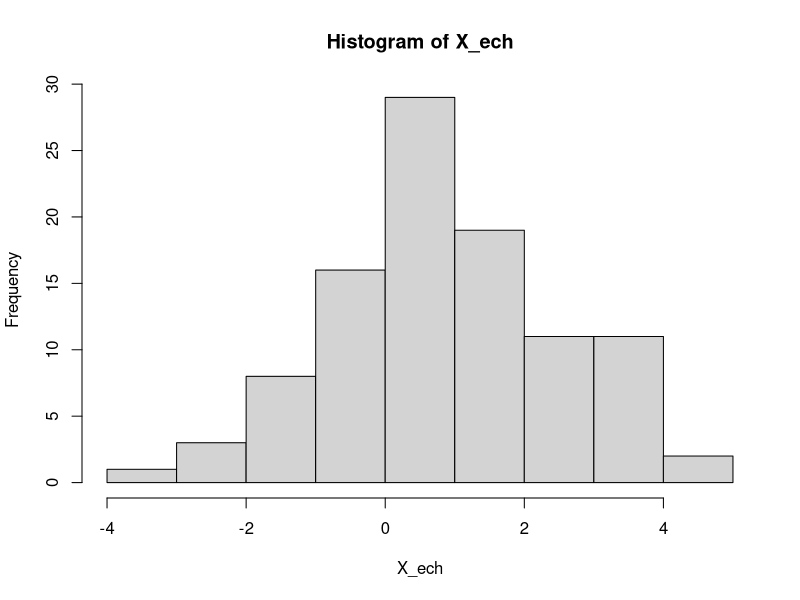
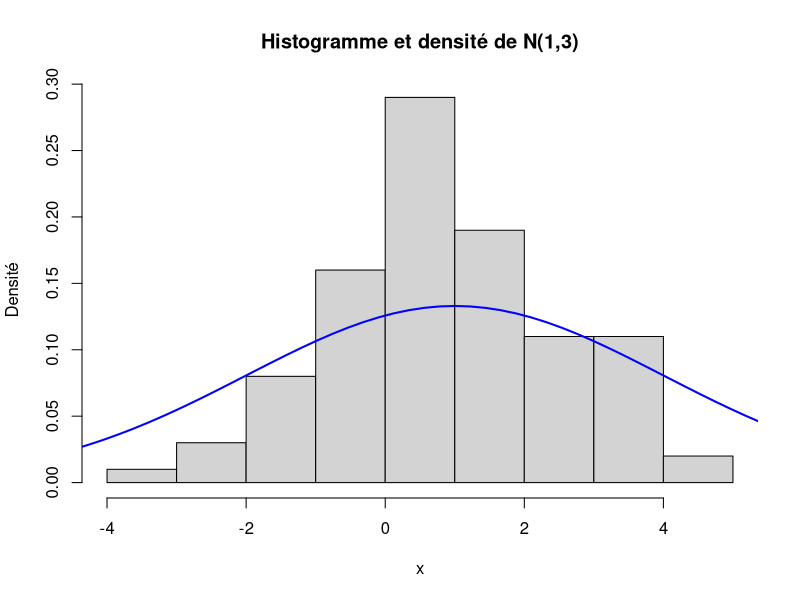
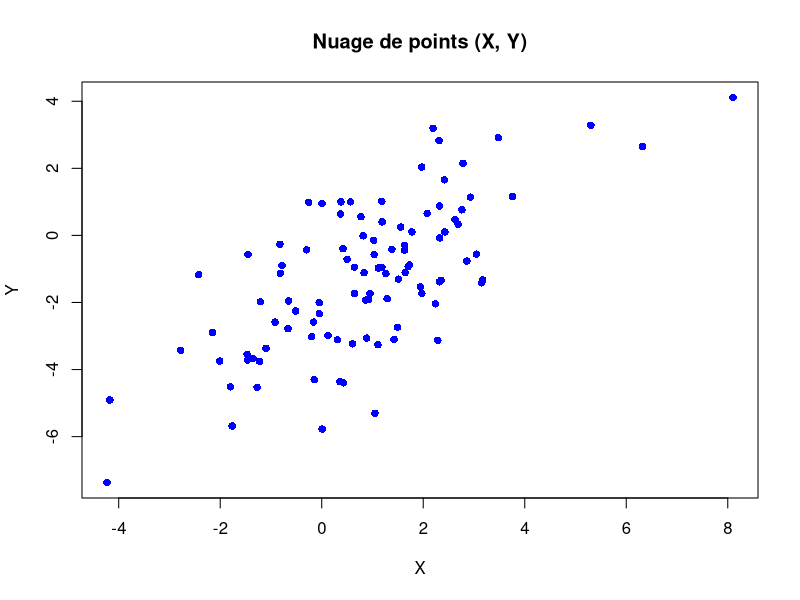
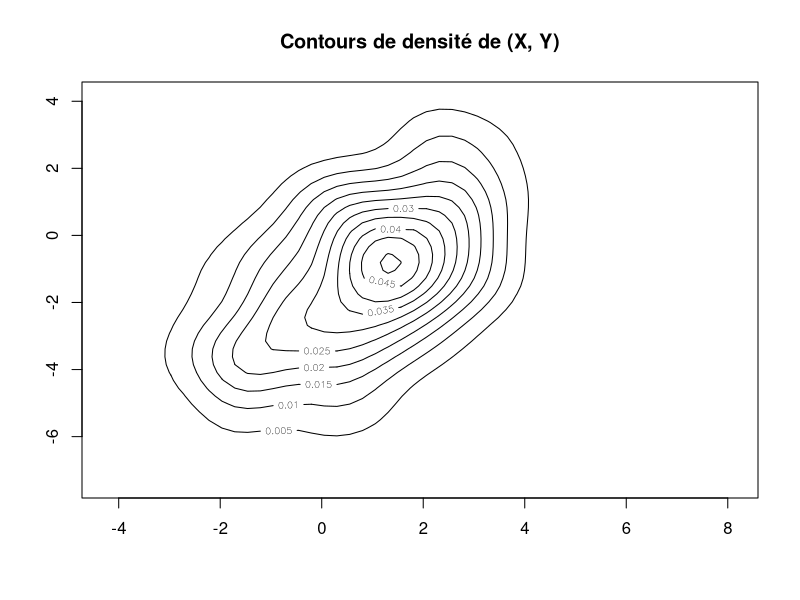
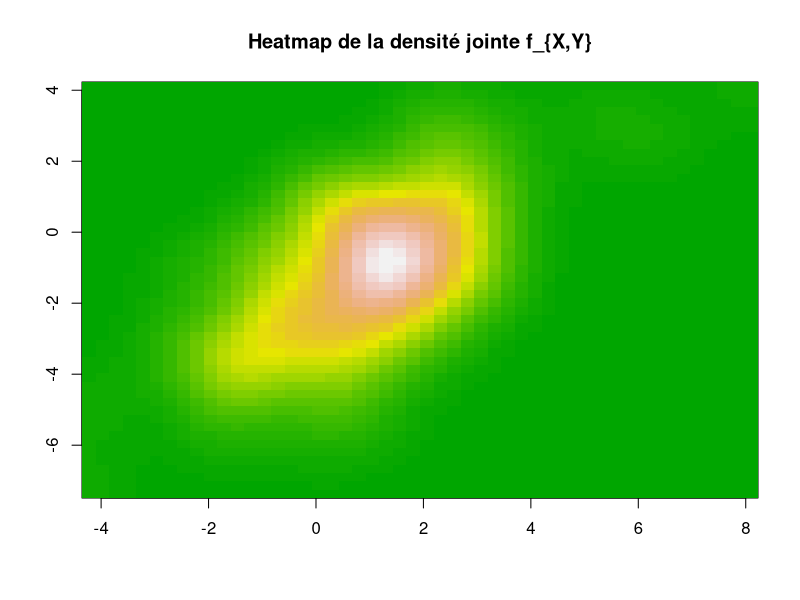
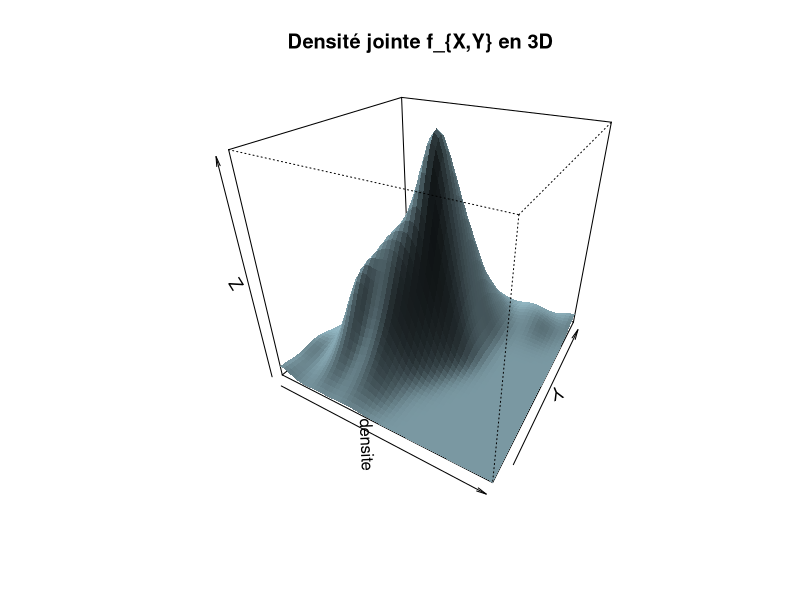
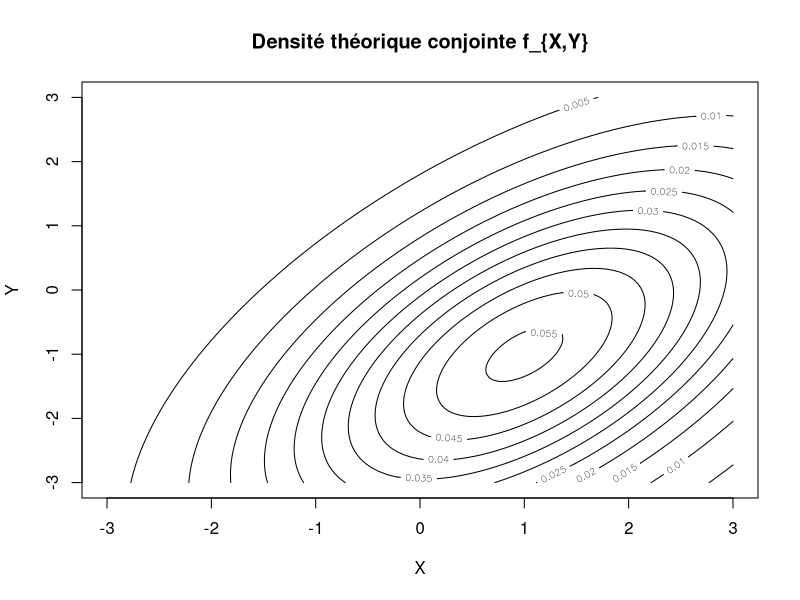
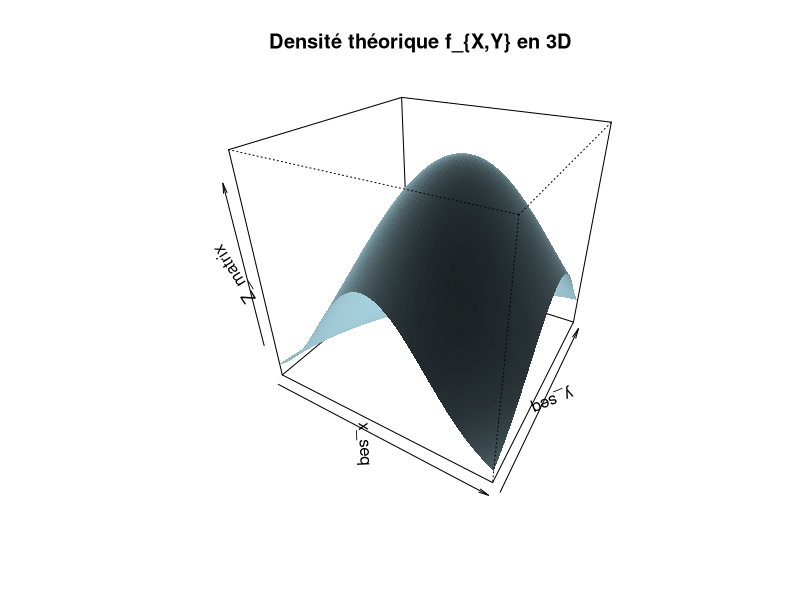

Source code (R) for these figures, in order:
## ---- chunk 1
mu <- matrix(c(1, -1), nrow=2, ncol=1)
sigma <- cbind(c(3, 2), c(2, 4))

n <- 100

X_ech <- rnorm(n, mean = mu[1], sd = sigma[1,1]**0.5)
X_ech
## ---- chunk 2
hist(X_ech)
## ---- chunk 3
# Tracer l'histogramme avec option `probability = TRUE` pour avoir une échelle de densité
hist(X_ech, probability = TRUE,
     xlab = "x", ylab = "Densité", main = "Histogramme et densité de N(1,3)" )

# Ajouter la courbe de densité par-dessus l'histogramme
curve(dnorm(x, mean=mu[1], sd=sigma[1,1]), from=-10, to=12, col="blue", lwd=2, add=TRUE)
## ---- chunk 4
n <-100
X_ech <- rnorm(n, mean = mu[1], sd = sigma[1,1]**0.5)
## ---- chunk 5
n <- 100
Y_ech <- rnorm(n, mean = mu[2], sd = sigma[2,2]**0.5)
Y_ech
## ---- chunk 6
cov(X_ech,Y_ech)
## ---- chunk 7
library(mvtnorm) #utilisé pour travailler avec les lois normales multivariées
## ---- chunk 8
n <- 100

#Générer des échantillons d'une loi normale multivariée. library(mvtnorm)
XY_ech <- rmvnorm(n, mu, sigma=sigma)
head(XY_ech)
## ---- chunk 9
plot(XY_ech[,1], XY_ech[,2], 
     xlab = "X", ylab = "Y", 
     main = "Nuage de points (X, Y)", 
     col = "blue", pch = 16)
## ---- chunk 10
library(MASS) # librairie data visu entre autre (mais surtout outil stat puissant)

densite <- kde2d(XY_ech[,1], XY_ech[,2], n=50)  # Estimation de densité

contour(densite, main="Contours de densité de (X, Y)") # courbes de niveau

## ---- chunk 11
image( # Heatmap (carte de chaleur)
  densite,
  col=terrain.colors(50),
  main="Heatmap de la densité jointe f_{X,Y}"
)
## ---- chunk 12
persp( # Surface 3D 
  densite, theta=30, phi=30, col="lightblue", shade=0.5, border=NA,
      main="Densité jointe f_{X,Y} en 3D"
  )

## ---- chunk 13
# Créer une grille de valeurs pour X et Y
x_seq <- seq(-3, 3, length.out = 100)
y_seq <- seq(-3, 3, length.out = 100)
grid <- expand.grid(X = x_seq, Y = y_seq)  # Crée un tableau de toutes les combinaisons (X, Y)

# Calculer la densité théorique pour chaque couple (X, Y)
grid$Z <- dmvnorm(grid, mean = mu, sigma = sigma)

# Transformer en matrice pour affichage
Z_matrix <- matrix(grid$Z, nrow = 100, ncol = 100)

# Tracer les contours de densité théorique
contour(x_seq, y_seq, Z_matrix, main="Densité théorique conjointe f_{X,Y}",
        xlab="X", ylab="Y")

## ---- chunk 14
persp(x_seq, y_seq, Z_matrix, theta=30, phi=30, col="lightblue", shade=0.5,
      border=NA, main="Densité théorique f_{X,Y} en 3D")
## ---- chunk 15
sigma[1,2] <- -10
sigma[2, 1] <- sigma[1,2]
sigma
